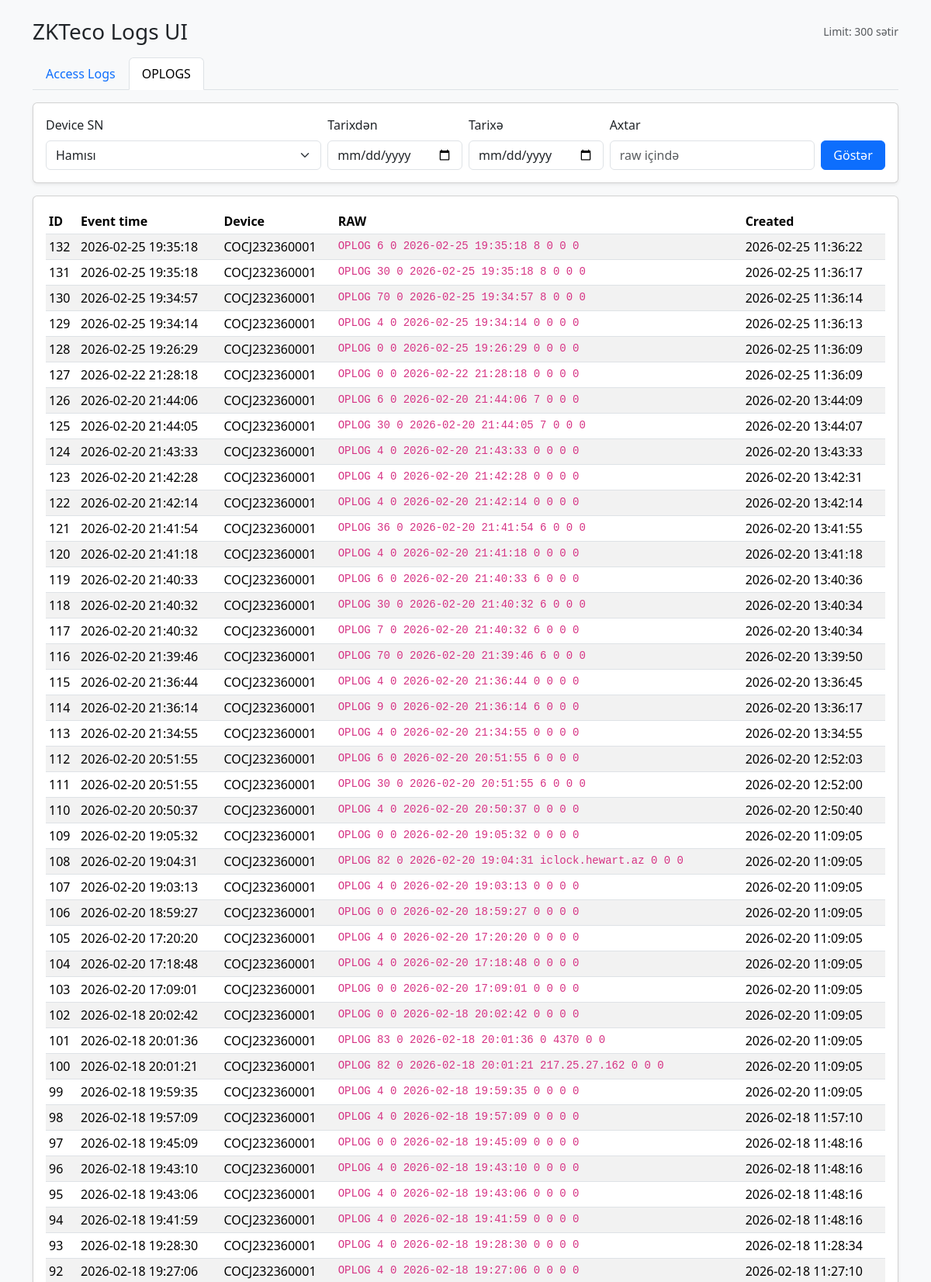
The page /?tab=oplogs (upper part) on the database its author committed.
### tables this page shows
CREATE TABLE `oplogs` (
  `id` int(11) NOT NULL,
  `device_sn` varchar(50) NOT NULL,
  `event_time` datetime DEFAULT NULL,
  `raw_payload` text DEFAULT NULL,
  `created_at` timestamp NULL DEFAULT current_timestamp()
);

### public_html/index.php (the view, shortened to what this page needs)
<?php
require __DIR__ . "/db.php";
function h(?string $s): string {
    return htmlspecialchars($s ?? "", ENT_QUOTES, "UTF-8");
}
$tab = $_GET["tab"] ?? "access";
$dateFrom = $_GET["from"] ?? "";
$dateTo   = $_GET["to"] ?? "";
$q        = trim($_GET["q"] ?? "");
$accessRows = [];
$oplogRows = [];
if ($tab === "oplogs") {
    $sql = "SELECT id, device_sn, event_time, raw_payload, created_at
            FROM oplogs
            WHERE 1=1";
    $params = [];
    $sql .= " ORDER BY event_time DESC, id DESC LIMIT 300";
    $stmt = $pdo->prepare($sql);
    $stmt->execute($params);
    $oplogRows = $stmt->fetchAll();
}
function buildUrl(array $override = []): string {
    $params = array_merge($_GET, $override);
    return "?" . http_build_query($params);
}
?>
<!doctype html>
<html lang="az">
<head>
  <link href="https://cdn.jsdelivr.net/npm/bootstrap@5.3.3/dist/css/bootstrap.min.css" rel="stylesheet">
</head>
<body class="bg-light">
<div class="container py-4">
  <div class="d-flex align-items-center justify-content-between mb-3">
    <h3 class="m-0">ZKTeco Logs UI</h3>
    <div class="text-muted small">Limit: 300 sətir</div>
  </div>
  <ul class="nav nav-tabs mb-3">
    <li class="nav-item">
      <a class="nav-link <?= $tab === "access" ? "active" : "" ?>" href="<?=h(buildUrl(["tab"=>"access"]))?>">
        Access Logs
      </a>
    </li>
    <li class="nav-item">
      <a class="nav-link <?= $tab === "oplogs" ? "active" : "" ?>" href="<?=h(buildUrl(["tab"=>"oplogs"]))?>">
        OPLOGS
      </a>
    </li>
  </ul>
  <div class="card shadow-sm mb-3">
    <div class="card-body">
      <form class="row g-2" method="get" action="">
        <div class="col-12 col-md-4">
          <label class="form-label">Device SN</label>
          <select class="form-select" name="device">
            <option value="">Hamısı</option>
          </select>
        </div>
        <div class="col-6 col-md-2">
          <label class="form-label">Tarixdən</label>
          <input type="date" class="form-control" name="from" value="<?=h($dateFrom)?>">
        </div>
        <div class="col-6 col-md-2">
          <label class="form-label">Tarixə</label>
          <input type="date" class="form-control" name="to" value="<?=h($dateTo)?>">
        </div>
        <div class="col-12 col-md-3">
          <label class="form-label">Axtar</label>
          <input type="text" class="form-control" name="q"
                 placeholder="<?= $tab === "access" ? "user_id və ya raw" : "raw içində" ?>"
                 value="<?=h($q)?>">
        </div>
        <div class="col-12 col-md-1 d-grid">
          <button class="btn btn-primary" type="submit">Göstər</button>
        </div>
      </form>
    </div>
  </div>
  <div class="card shadow-sm">
    <div class="card-body">
      <?php if ($tab === "access"): ?>
        <div class="table-responsive">
          <table class="table table-sm table-striped align-middle">
            <thead>
              <tr>
                <th>ID</th>
                <th>Event time</th>
                <th>Device</th>
                <th>User</th>
                <th>col1</th><th>col2</th><th>col3</th><th>col4</th>
                <th>col5</th><th>col6</th><th>col7</th><th>col8</th>
                <th>RAW</th>
              </tr>
            </thead>
            <tbody>
            <?php if (!$accessRows): ?>
              <tr><td colspan="13" class="text-muted">Məlumat tapılmadı.</td></tr>
            <?php endif; ?>
            <?php foreach ($accessRows as $r): ?>
              <tr>
                <td><?=h((string)$r["id"])?></td>
                <td><?=h((string)$r["event_time"])?></td>
                <td><?=h($r["device_sn"])?></td>
                <td><?=h($r["user_id"])?></td>
                <td><?=h($r["col1"])?></td>
                <td><?=h($r["col2"])?></td>
                <td><?=h($r["col3"])?></td>
                <td><?=h($r["col4"])?></td>
                <td><?=h($r["col5"])?></td>
                <td><?=h($r["col6"])?></td>
                <td><?=h($r["col7"])?></td>
                <td><?=h($r["col8"])?></td>
                <td style="max-width:360px;">
                  <code class="d-block text-truncate" title="<?=h($r["raw_payload"])?>"><?=h($r["raw_payload"])?></code>
                </td>
              </tr>
            <?php endforeach; ?>
            </tbody>
          </table>
        </div>
      <?php else: ?>
        <div class="table-responsive">
          <table class="table table-sm table-striped align-middle">
            <thead>
              <tr>
                <th>ID</th>
                <th>Event time</th>
                <th>Device</th>
                <th>RAW</th>
                <th>Created</th>
              </tr>
            </thead>
            <tbody>
            <?php foreach ($oplogRows as $r): ?>
              <tr>
                <td><?=h((string)$r["id"])?></td>
                <td><?=h((string)$r["event_time"])?></td>
                <td><?=h($r["device_sn"])?></td>
                <td style="max-width:520px;">
                  <code class="d-block text-truncate" title="<?=h($r["raw_payload"])?>"><?=h($r["raw_payload"])?></code>
                </td>
                <td><?=h((string)$r["created_at"])?></td>
              </tr>
            <?php endforeach; ?>
            </tbody>
          </table>
        </div>
      <?php endif; ?>
    </div>
  </div>
</div>
</body>
</html>

### rows shown on the page
oplogs: id "132", event_time "2026-02-25 19:35:18", device_sn "COCJ232360001", raw_payload "OPLOG 6 0 2026-02-25 19:35:18 8 0 0 0", created_at "2026-02-25 11:36:22"
oplogs: id "131", event_time "2026-02-25 19:35:18", device_sn "COCJ232360001", raw_payload "OPLOG 30 0 2026-02-25 19:35:18 8 0 0 0", created_at "2026-02-25 11:36:17"
oplogs: id "130", event_time "2026-02-25 19:34:57", device_sn "COCJ232360001", raw_payload "OPLOG 70 0 2026-02-25 19:34:57 8 0 0 0", created_at "2026-02-25 11:36:14"
oplogs: id "129", event_time "2026-02-25 19:34:14", device_sn "COCJ232360001", raw_payload "OPLOG 4 0 2026-02-25 19:34:14 0 0 0 0", created_at "2026-02-25 11:36:13"
oplogs: id "128", event_time "2026-02-25 19:26:29", device_sn "COCJ232360001", raw_payload "OPLOG 0 0 2026-02-25 19:26:29 0 0 0 0", created_at "2026-02-25 11:36:09"
oplogs: id "127", event_time "2026-02-22 21:28:18", device_sn "COCJ232360001", raw_payload "OPLOG 0 0 2026-02-22 21:28:18 0 0 0 0", created_at "2026-02-25 11:36:09"
oplogs: id "126", event_time "2026-02-20 21:44:06", device_sn "COCJ232360001", raw_payload "OPLOG 6 0 2026-02-20 21:44:06 7 0 0 0", created_at "2026-02-20 13:44:09"
oplogs: id "125", event_time "2026-02-20 21:44:05", device_sn "COCJ232360001", raw_payload "OPLOG 30 0 2026-02-20 21:44:05 7 0 0 0", created_at "2026-02-20 13:44:07"
oplogs: id "124", event_time "2026-02-20 21:43:33", device_sn "COCJ232360001", raw_payload "OPLOG 4 0 2026-02-20 21:43:33 0 0 0 0", created_at "2026-02-20 13:43:33"
oplogs: id "123", event_time "2026-02-20 21:42:28", device_sn "COCJ232360001", raw_payload "OPLOG 4 0 2026-02-20 21:42:28 0 0 0 0", created_at "2026-02-20 13:42:31"
oplogs: id "122", event_time "2026-02-20 21:42:14", device_sn "COCJ232360001", raw_payload "OPLOG 4 0 2026-02-20 21:42:14 0 0 0 0", created_at "2026-02-20 13:42:14"
oplogs: id "121", event_time "2026-02-20 21:41:54", device_sn "COCJ232360001", raw_payload "OPLOG 36 0 2026-02-20 21:41:54 6 0 0 0", created_at "2026-02-20 13:41:55"
oplogs: id "120", event_time "2026-02-20 21:41:18", device_sn "COCJ232360001", raw_payload "OPLOG 4 0 2026-02-20 21:41:18 0 0 0 0", created_at "2026-02-20 13:41:18"
oplogs: id "119", event_time "2026-02-20 21:40:33", device_sn "COCJ232360001", raw_payload "OPLOG 6 0 2026-02-20 21:40:33 6 0 0 0", created_at "2026-02-20 13:40:36"
oplogs: id "118", event_time "2026-02-20 21:40:32", device_sn "COCJ232360001", raw_payload "OPLOG 30 0 2026-02-20 21:40:32 6 0 0 0", created_at "2026-02-20 13:40:34"
oplogs: id "117", event_time "2026-02-20 21:40:32", device_sn "COCJ232360001", raw_payload "OPLOG 7 0 2026-02-20 21:40:32 6 0 0 0", created_at "2026-02-20 13:40:34"
oplogs: id "116", event_time "2026-02-20 21:39:46", device_sn "COCJ232360001", raw_payload "OPLOG 70 0 2026-02-20 21:39:46 6 0 0 0", created_at "2026-02-20 13:39:50"
oplogs: id "115", event_time "2026-02-20 21:36:44", device_sn "COCJ232360001", raw_payload "OPLOG 4 0 2026-02-20 21:36:44 0 0 0 0", created_at "2026-02-20 13:36:45"
oplogs: id "114", event_time "2026-02-20 21:36:14", device_sn "COCJ232360001", raw_payload "OPLOG 9 0 2026-02-20 21:36:14 6 0 0 0", created_at "2026-02-20 13:36:17"
oplogs: id "113", event_time "2026-02-20 21:34:55", device_sn "COCJ232360001", raw_payload "OPLOG 4 0 2026-02-20 21:34:55 0 0 0 0", created_at "2026-02-20 13:34:55"
oplogs: id "112", event_time "2026-02-20 20:51:55", device_sn "COCJ232360001", raw_payload "OPLOG 6 0 2026-02-20 20:51:55 6 0 0 0", created_at "2026-02-20 12:52:03"
oplogs: id "111", event_time "2026-02-20 20:51:55", device_sn "COCJ232360001", raw_payload "OPLOG 30 0 2026-02-20 20:51:55 6 0 0 0", created_at "2026-02-20 12:52:00"
oplogs: id "110", event_time "2026-02-20 20:50:37", device_sn "COCJ232360001", raw_payload "OPLOG 4 0 2026-02-20 20:50:37 0 0 0 0", created_at "2026-02-20 12:50:40"
oplogs: id "109", event_time "2026-02-20 19:05:32", device_sn "COCJ232360001", raw_payload "OPLOG 0 0 2026-02-20 19:05:32 0 0 0 0", created_at "2026-02-20 11:09:05"
oplogs: id "108", event_time "2026-02-20 19:04:31", device_sn "COCJ232360001", raw_payload "OPLOG 82 0 2026-02-20 19:04:31 iclock.hewart.az 0 0 0", created_at "2026-02-20 11:09:05"
oplogs: id "107", event_time "2026-02-20 19:03:13", device_sn "COCJ232360001", raw_payload "OPLOG 4 0 2026-02-20 19:03:13 0 0 0 0", created_at "2026-02-20 11:09:05"
oplogs: id "106", event_time "2026-02-20 18:59:27", device_sn "COCJ232360001", raw_payload "OPLOG 0 0 2026-02-20 18:59:27 0 0 0 0", created_at "2026-02-20 11:09:05"
oplogs: id "105", event_time "2026-02-20 17:20:20", device_sn "COCJ232360001", raw_payload "OPLOG 4 0 2026-02-20 17:20:20 0 0 0 0", created_at "2026-02-20 11:09:05"
oplogs: id "104", event_time "2026-02-20 17:18:48", device_sn "COCJ232360001", raw_payload "OPLOG 4 0 2026-02-20 17:18:48 0 0 0 0", created_at "2026-02-20 11:09:05"
oplogs: id "103", event_time "2026-02-20 17:09:01", device_sn "COCJ232360001", raw_payload "OPLOG 0 0 2026-02-20 17:09:01 0 0 0 0", created_at "2026-02-20 11:09:05"
oplogs: id "102", event_time "2026-02-18 20:02:42", device_sn "COCJ232360001", raw_payload "OPLOG 0 0 2026-02-18 20:02:42 0 0 0 0", created_at "2026-02-20 11:09:05"
oplogs: id "101", event_time "2026-02-18 20:01:36", device_sn "COCJ232360001", raw_payload "OPLOG 83 0 2026-02-18 20:01:36 0 4370 0 0", created_at "2026-02-20 11:09:05"
oplogs: id "100", event_time "2026-02-18 20:01:21", device_sn "COCJ232360001", raw_payload "OPLOG 82 0 2026-02-18 20:01:21 217.25.27.162 0 0 0", created_at "2026-02-20 11:09:05"
oplogs: id "99", event_time "2026-02-18 19:59:35", device_sn "COCJ232360001", raw_payload "OPLOG 4 0 2026-02-18 19:59:35 0 0 0 0", created_at "2026-02-20 11:09:05"
oplogs: id "98", event_time "2026-02-18 19:57:09", device_sn "COCJ232360001", raw_payload "OPLOG 4 0 2026-02-18 19:57:09 0 0 0 0", created_at "2026-02-18 11:57:10"
oplogs: id "97", event_time "2026-02-18 19:45:09", device_sn "COCJ232360001", raw_payload "OPLOG 0 0 2026-02-18 19:45:09 0 0 0 0", created_at "2026-02-18 11:48:16"
oplogs: id "96", event_time "2026-02-18 19:43:10", device_sn "COCJ232360001", raw_payload "OPLOG 4 0 2026-02-18 19:43:10 0 0 0 0", created_at "2026-02-18 11:48:16"
oplogs: id "95", event_time "2026-02-18 19:43:06", device_sn "COCJ232360001", raw_payload "OPLOG 4 0 2026-02-18 19:43:06 0 0 0 0", created_at "2026-02-18 11:48:16"
oplogs: id "94", event_time "2026-02-18 19:41:59", device_sn "COCJ232360001", raw_payload "OPLOG 4 0 2026-02-18 19:41:59 0 0 0 0", created_at "2026-02-18 11:48:16"
oplogs: id "93", event_time "2026-02-18 19:28:30", device_sn "COCJ232360001", raw_payload "OPLOG 4 0 2026-02-18 19:28:30 0 0 0 0", created_at "2026-02-18 11:28:34"
oplogs: id "92", event_time "2026-02-18 19:27:06", device_sn "COCJ232360001", raw_payload "OPLOG 4 0 2026-02-18 19:27:06 0 0 0 0", created_at "2026-02-18 11:27:10"
